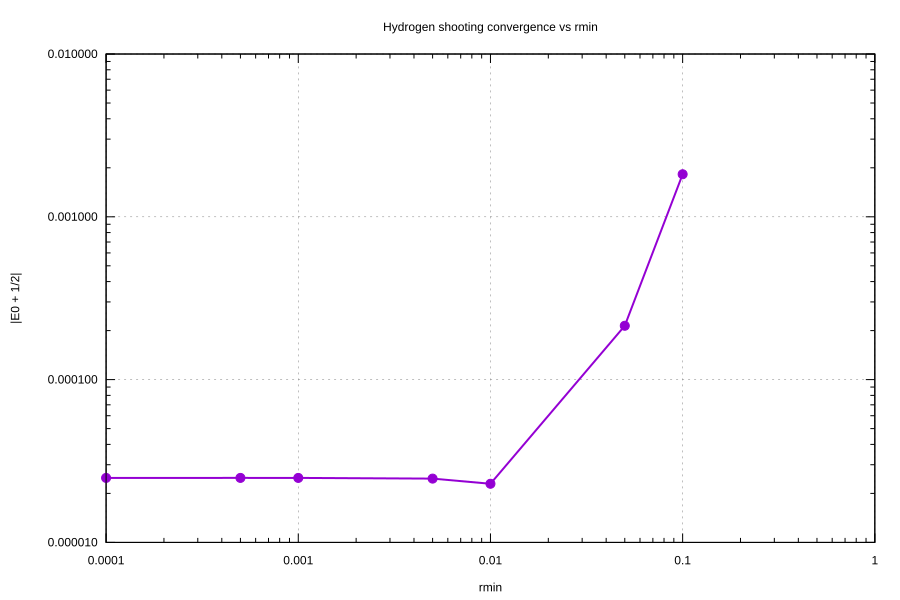

Recreate this plot in gnuplot.
# Convergence of E0 with respect to rmin.
set terminal svg size 900,600 enhanced background rgb 'white'
set output 'plot_conv_rmin.svg'

set title 'Hydrogen shooting convergence vs rmin'
set xlabel 'rmin'
set ylabel '|E0 + 1/2|'
set grid
set logscale xy
set key off

plot 'hydrogen_convergence_rmin.data' using 1:3 with linespoints lw 2 pt 7
